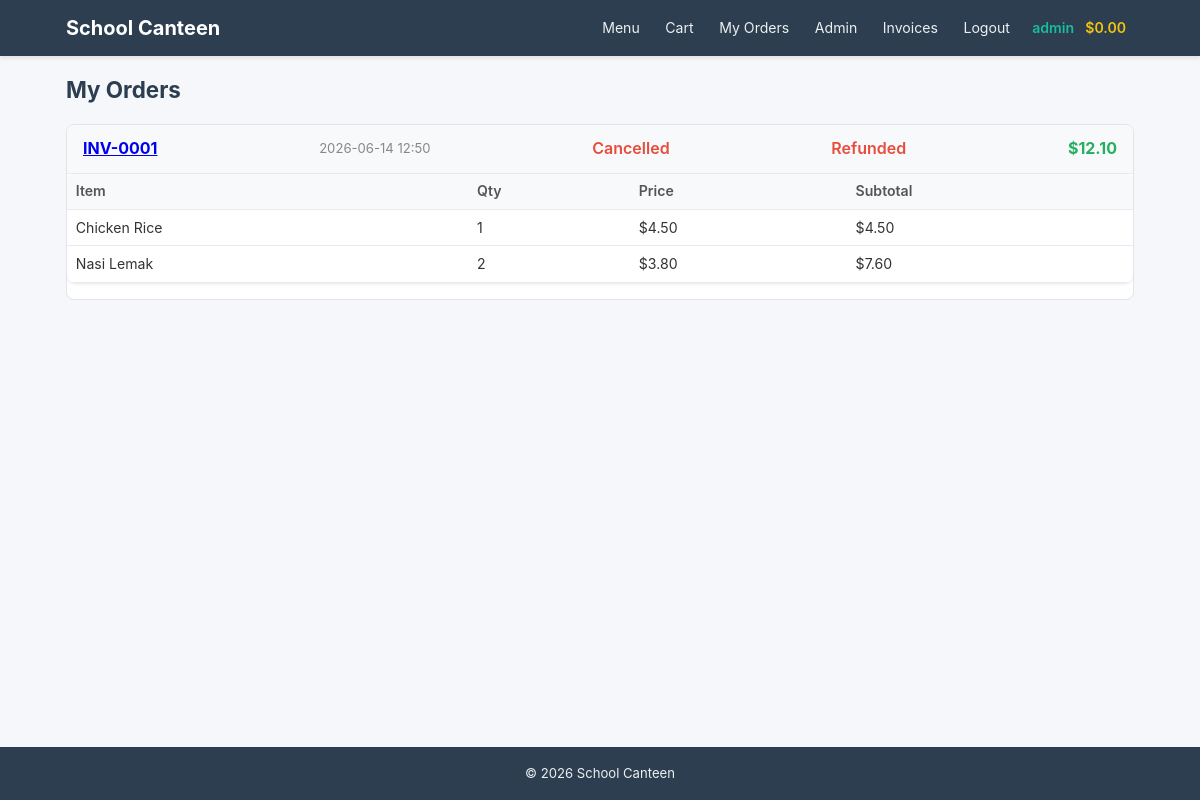
The page /orders/history (signed in) on the database its author committed.
### models.py (models this page shows, shortened)
class User(UserMixin, db.Model):
    __tablename__ = 'users'
    id = db.Column(db.Integer, primary_key=True)
    username = db.Column(db.String(64), unique=True, nullable=False, index=True)
    email = db.Column(db.String(120), unique=True, nullable=False, index=True)
    password_hash = db.Column(db.String(256), nullable=False)
    role = db.Column(db.String(20), nullable=False, default='student')
    student_id = db.Column(db.String(20), unique=True, nullable=True)
    balance = db.Column(db.Float, default=0.0)
    created_at = db.Column(db.DateTime, default=lambda: datetime.now(timezone.utc))
    orders = db.relationship('Order', backref='user', lazy='dynamic')
    favorites = db.relationship('Favorite', backref='user', lazy='dynamic',
                                cascade='all, delete-orphan')
    def is_admin(self):
        return self.role == 'admin'

class Order(db.Model):
    __tablename__ = 'orders'
    id = db.Column(db.Integer, primary_key=True)
    user_id = db.Column(db.Integer, db.ForeignKey('users.id'), nullable=False)
    order_date = db.Column(db.DateTime, default=lambda: datetime.now(timezone.utc))
    total_amount = db.Column(db.Float, nullable=False, default=0.0)
    status = db.Column(db.String(20), nullable=False, default='pending')
    payment_method = db.Column(db.String(20), default='balance')
    paid = db.Column(db.Boolean, default=False)
    invoice_ref = db.Column(db.String(20), unique=True, nullable=True)
    previous_status = db.Column(db.String(20), nullable=True)
    items = db.relationship('OrderItem', backref='order', lazy='dynamic',
                            cascade='all, delete-orphan')
    @property
    def invoice_number(self):
        return self.invoice_ref or f'INV-{self.id:04d}'

class OrderItem(db.Model):
    __tablename__ = 'order_items'
    id = db.Column(db.Integer, primary_key=True)
    order_id = db.Column(db.Integer, db.ForeignKey('orders.id'), nullable=False)
    menu_item_id = db.Column(db.Integer, db.ForeignKey('menu_items.id'), nullable=False)
    quantity = db.Column(db.Integer, nullable=False, default=1)
    unit_price = db.Column(db.Float, nullable=False)
    rating = db.Column(db.Integer, nullable=True)
    review = db.Column(db.Text, nullable=True)
    def subtotal(self):
        return self.quantity * self.unit_price

class MenuItem(db.Model):
    __tablename__ = 'menu_items'
    id = db.Column(db.Integer, primary_key=True)
    name = db.Column(db.String(128), nullable=False)
    description = db.Column(db.Text, nullable=True)
    price = db.Column(db.Float, nullable=False)
    category_id = db.Column(db.Integer, db.ForeignKey('categories.id'), nullable=False)
    image = db.Column(db.String(256), nullable=True)
    available = db.Column(db.Boolean, default=True)
    stock = db.Column(db.Integer, default=0)
    featured = db.Column(db.Boolean, default=False)
    created_at = db.Column(db.DateTime, default=lambda: datetime.now(timezone.utc))
    order_items = db.relationship('OrderItem', backref='menu_item', lazy='dynamic')
    favorites = db.relationship('Favorite', backref='menu_item', lazy='dynamic',
                                cascade='all, delete-orphan')

### routes/orders.py (the view)
@orders_bp.route('/history')
@login_required
def history():
    orders = Order.query.filter_by(user_id=current_user.id)\
                       .order_by(Order.order_date.desc()).all()
    return render_template('orders/history.html', orders=orders)

### templates/orders/history.html (shortened to what this page needs)
{% extends "base.html" %}
{% block content %}
<h1>My Orders</h1>
{% if orders %}
  {% for order in orders %}
    <div class="order-card">
      <div class="order-header">
        <span class="order-id">
          <a href="{{ url_for('orders.invoice', order_id=order.id) }}">{{ order.invoice_number }}</a>
        </span>
        <span class="order-date">{{ order.order_date.strftime('%Y-%m-%d %H:%M') }}</span>
        <span class="order-status status-{{ order.status }}">{{ order.status.title() }}</span>
        {% if order.status == 'cancelled' and order.paid %}
          <span class="status-cancelled">Refunded</span>
        {% elif order.status == 'cancelled' %}
          <span class="status-cancelled">Cancelled</span>
        {% else %}
          <span class="order-payment status-{{ 'completed' if order.paid else 'pending' }}">
            {{ 'Paid' if order.paid else 'Unpaid' }}
          </span>
        {% endif %}
        <span class="order-total">${{ "%.2f"|format(order.total_amount) }}</span>
      </div>
      <table class="table table-sm">
        <thead>
          <tr><th>Item</th><th>Qty</th><th>Price</th><th>Subtotal</th>{% if order.status == 'completed' %}<th>Rate</th>{% endif %}</tr>
        </thead>
        <tbody>
          {% for item in order.items %}
            <tr>
              <td>{{ item.menu_item.name }}</td>
              <td>{{ item.quantity }}</td>
              <td>${{ "%.2f"|format(item.unit_price) }}</td>
              <td>${{ "%.2f"|format(item.subtotal()) }}</td>
            </tr>
          {% endfor %}
        </tbody>
      </table>
    </div>
  {% endfor %}
{% else %}
  <div class="empty-state">
    <p>No orders yet.</p>
    <a href="{{ url_for('menu.index') }}" class="btn btn-primary">Browse Menu</a>
  </div>
{% endif %}
{% endblock %}

### templates/base.html (shortened to what this page needs)
<!DOCTYPE html>
<html lang="en">
<head>
  <link rel="stylesheet" href="{{ url_for('static', filename='style.css') }}">
</head>
<body>
  <nav class="navbar">
    <div class="nav-container">
      <a href="{{ url_for('menu.index') }}" class="nav-brand">School Canteen</a>
      <div class="nav-links">
        <a href="{{ url_for('menu.index') }}">Menu</a>
        {% if current_user.is_authenticated %}
          <a href="{{ url_for('orders.view_cart') }}">Cart</a>
          <a href="{{ url_for('orders.history') }}">My Orders</a>
          {% if current_user.is_admin() %}
            <a href="{{ url_for('admin.dashboard') }}">Admin</a>
            <a href="{{ url_for('admin.manage_invoices') }}">Invoices</a>
          {% endif %}
          <a href="{{ url_for('auth.logout') }}">Logout</a>
          <span class="nav-user">{{ current_user.username }}</span>
          <span class="nav-balance">${{ "%.2f"|format(current_user.balance) }}</span>
        {% else %}
          <a href="{{ url_for('auth.login') }}">Login</a>
          <a href="{{ url_for('auth.register') }}">Register</a>
        {% endif %}
      </div>
    </div>
  </nav>
  <main class="container">
    {% block content %}{% endblock %}
  </main>
  <footer class="footer">
    <div class="container">
      <p>&copy; {{ now().year }} School Canteen</p>
    </div>
  </footer>
</body>
</html>

### static/style.css (style rules this page uses)
* { margin: 0; padding: 0; box-sizing: border-box; }
body { font-family: -apple-system, BlinkMacSystemFont, 'Segoe UI', Roboto, Oxygen, Ubuntu, Cantarell, sans-serif; line-height: 1.6; color: #333; background: #f5f7fa; display: flex; flex-direction: column; min-height: 100vh; }
.container { max-width: 1100px; margin: 0 auto; padding: 0 1rem; width: 100%; }
.navbar { background: #2c3e50; color: #fff; box-shadow: 0 2px 4px rgba(0,0,0,0.1); position: sticky; top: 0; z-index: 100; }
.nav-container { max-width: 1100px; margin: 0 auto; padding: 0 1rem; display: flex; justify-content: space-between; align-items: center; height: 56px; position: relative; }
.nav-brand { font-size: 1.25rem; font-weight: 700; color: #fff; text-decoration: none; white-space: nowrap; }
.nav-links { display: flex; align-items: center; gap: 0.2rem; }
.nav-links a { color: #ecf0f1; text-decoration: none; padding: 0.4rem 0.7rem; font-size: 0.88rem; border-radius: 6px; transition: background 0.2s, color 0.2s; white-space: nowrap; }
.nav-user { color: #1abc9c; font-weight: 600; font-size: 0.88rem; padding: 0.4rem 0.5rem; white-space: nowrap; }
.nav-balance { color: #f1c40f; font-weight: 600; font-size: 0.88rem; padding: 0.4rem 0.5rem 0.4rem 0; white-space: nowrap; }
main { padding: 1.25rem 0; flex: 1; }
main h1 { font-size: 1.4rem; margin-bottom: 1rem; color: #2c3e50; }
.table { width: 100%; border-collapse: collapse; background: #fff; border-radius: 8px; overflow: hidden; box-shadow: 0 1px 3px rgba(0,0,0,0.1); margin-bottom: 1rem; }
.table th, .table td { padding: 0.65rem 0.75rem; text-align: left; border-bottom: 1px solid #e9ecef; font-size: 0.88rem; white-space: nowrap; }
.table th { background: #f8f9fa; font-weight: 600; color: #555; }
.table-sm th, .table-sm td { padding: 0.4rem 0.55rem; }
.status-cancelled { color: #e74c3c; font-weight: 600; }
.order-card { background: #fff; border: 1px solid #e1e4e8; border-radius: 8px; margin-bottom: 1rem; overflow: hidden; }
.order-header { display: flex; justify-content: space-between; align-items: center; padding: 0.7rem 1rem; background: #f8f9fa; border-bottom: 1px solid #e9ecef; flex-wrap: wrap; gap: 0.4rem; }
.order-id { font-weight: 700; color: #2c3e50; }
.order-date { font-size: 0.82rem; color: #888; }
.order-total { font-weight: 700; color: #27ae60; }
.footer { background: #2c3e50; color: #ecf0f1; text-align: center; padding: 1rem 0; font-size: 0.82rem; margin-top: auto; }

### rows shown on the page
User: username "admin", balance "0.00"
Order: invoice_number "INV-0001", order_date "2026-06-14 12:50", status "Cancelled", paid "Refunded", total_amount "12.10"
OrderItem: menu_item.name "Chicken Rice", quantity "1", unit_price "4.50", subtotal "4.50"
OrderItem: menu_item.name "Nasi Lemak", quantity "2", unit_price "3.80", subtotal "7.60"
